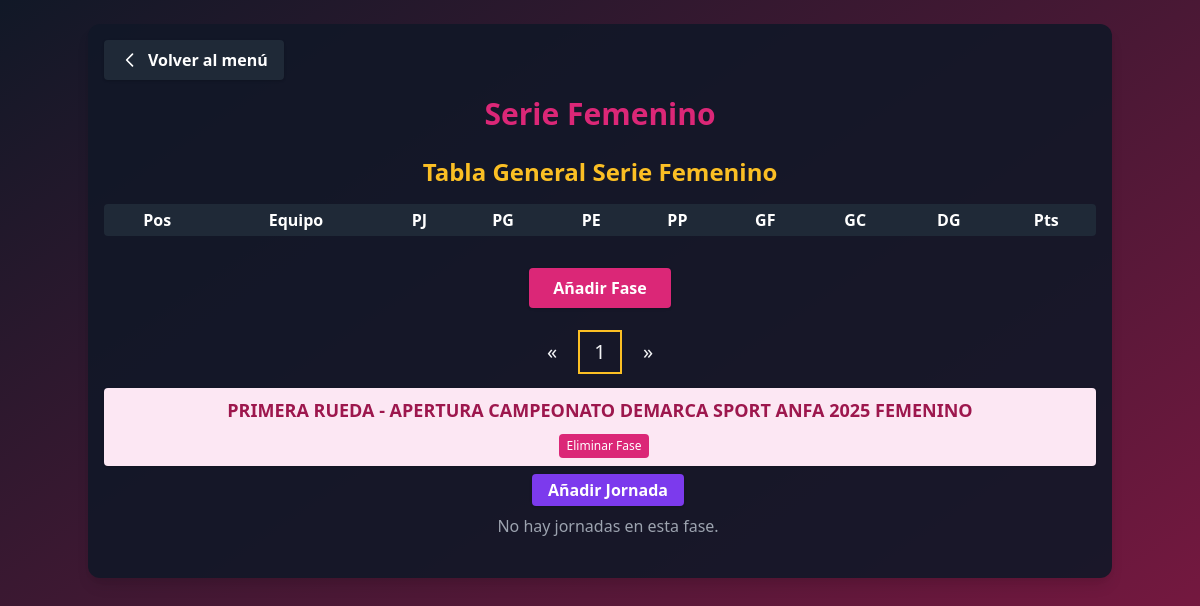
The app's page /serie_femenino/ (signed in) with its own data.
### app_main/models.py (models this page shows, shortened)
class Fase(models.Model):
    nombre = models.CharField(max_length=100, unique=True)

### app_main/views.py (the view, shortened to what this page needs)
# urls.py: path('serie_femenino/', views.serie_femenino, name='serie_femenino'),
def serie_femenino(request):
    fases = Fase.objects.filter(nombre__icontains="FEMENINO").prefetch_related('jornadas__partidos_femenino')
    clubes = Clubes.objects.all()
    jornadas = Jornada.objects.all()
    tablero_general = calcular_tablero_general_femenino()
    return render(request, 'serie_femenino.html', {
        'fases': fases,
        'clubes': clubes,
        'jornadas': jornadas,
        'estado_choices': SerieFemenino.ESTADO_PARTIDO_CHOICES,
        'tablero_general': tablero_general,
    })

### app_main/views.py (called while the page is built, shortened)
def calcular_tablero_general_femenino():
    from collections import defaultdict
    stats = defaultdict(lambda: {
        'equipo': None, 'PJ': 0, 'PG': 0, 'PE': 0, 'PP': 0, 'GF': 0, 'GC': 0, 'DG': 0, 'Pts': 0
    })
    for equipo_id in stats:
        stats[equipo_id]['DG'] = stats[equipo_id]['GF'] - stats[equipo_id]['GC']
    clasificacion = sorted(
        stats.values(),
        key=lambda x: (x['Pts'], x['DG'], x['GF']),
        reverse=True
    )
    return clasificacion

### app_main/templates/serie_femenino.html (shortened to what this page needs)
<!DOCTYPE html>
<html>
<head>
    <link href="https://cdn.jsdelivr.net/npm/tailwindcss@2.2.19/dist/tailwind.min.css" rel="stylesheet"/>
</head>
<body class="bg-gradient-to-br from-gray-900 to-pink-900 min-h-screen text-gray-100">
    <div class="container mx-auto p-4 bg-gray-900 bg-opacity-90 rounded-xl shadow-lg mt-6">
        <div class="flex items-center mb-4">
            <a href="{% url 'menu' %}" class="bg-gray-800 hover:bg-gray-700 text-white font-bold py-2 px-4 rounded shadow transition flex items-center">
                <svg class="w-5 h-5 mr-2" fill="none" stroke="currentColor" stroke-width="2" viewBox="0 0 24 24">
                    <path stroke-linecap="round" stroke-linejoin="round" d="M15 19l-7-7 7-7" />
                </svg>
                Volver al menú
            </a>
        </div>
        <h1 class="text-3xl font-extrabold text-pink-600 mb-6 text-center drop-shadow">Serie Femenino</h1>
        <h2 class="text-2xl font-bold text-center text-yellow-400 mb-4">Tabla General Serie Femenino</h2>
        <div class="w-full mb-8">
            <div class="overflow-x-auto">
                <table class="min-w-full bg-gray-800 text-white rounded">
                    <thead>
                        <tr>
                            <th class="px-2 py-1">Pos</th>
                            <th class="px-2 py-1">Equipo</th>
                            <th class="px-2 py-1">PJ</th>
                            <th class="px-2 py-1">PG</th>
                            <th class="px-2 py-1">PE</th>
                            <th class="px-2 py-1">PP</th>
                            <th class="px-2 py-1">GF</th>
                            <th class="px-2 py-1">GC</th>
                            <th class="px-2 py-1">DG</th>
                            <th class="px-2 py-1">Pts</th>
                        </tr>
                    </thead>
                </table>
            </div>
        </div>
        {% if user.is_authenticated %}
        <form method="post" class="mb-6 flex justify-center">
            <button type="submit" name="add_fase" value="1" class="bg-pink-600 hover:bg-pink-700 text-white font-bold py-2 px-6 rounded shadow transition">Añadir Fase</button>
        </form>
        {% endif %}
        {% if fases %}
        <div class="flex justify-center mb-4">
            <button type="button" id="fase-prev-btn" class="fase-pagination-btn" aria-label="Anterior">&laquo;</button>
            {% for fase in fases %}
                <button type="button" class="fase-pagination-btn" data-fase-index="{{ forloop.counter0 }}">{{ forloop.counter }}</button>
            {% endfor %}
            <button type="button" id="fase-next-btn" class="fase-pagination-btn" aria-label="Siguiente">&raquo;</button>
        </div>
        {% endif %}
        <div id="fases-container">
        {% for fase in fases %}
            <div class="fase-page{% if forloop.first %} active{% endif %}" data-fase-index="{{ forloop.counter0 }}">
                <div class="bg-pink-100 text-pink-800 font-bold rounded px-4 py-2 flex flex-col items-center justify-center mb-2 shadow">
                    <span class="text-lg text-center w-full">{{ fase.nombre }}</span>
                    {% if user.is_authenticated %}
                    <div class="flex items-center justify-center mt-2">
                        <form method="post" style="display:inline;">
                            <button type="submit" name="delete_fase" value="{{ fase.id }}" class="ml-2 bg-pink-600 hover:bg-pink-700 text-white rounded px-2 py-1 text-xs" onclick="return confirm('¿Eliminar esta fase y todas sus jornadas y partidos?')">
                                Eliminar Fase
                            </button>
                        </form>
                    </div>
                    {% endif %}
                </div>
                <div class="ml-4 mb-6">
                    {% if user.is_authenticated %}
                    <form method="post" class="mb-2 flex items-center gap-2 justify-center">
                        <button type="submit" name="add_jornada" value="1" class="bg-purple-600 hover:bg-purple-700 text-white font-bold py-1 px-4 rounded shadow transition">Añadir Jornada</button>
                    </form>
                    {% endif %}
                    {% for jornada in fase.jornadas.all %}
                        <div class="bg-purple-100 text-purple-800 font-semibold rounded px-3 py-1 flex flex-col items-center justify-center mb-1 shadow">
                            <span class="text-base text-center w-full">{{ jornada.nombre }}</span>
                            {% if user.is_authenticated %}
                            <div class="flex items-center justify-center mt-2">
                                <form method="post" style="display:inline;">
                                    {% csrf_token %}
                                    <button type="submit" name="delete_jornada" value="{{ jornada.id }}" class="ml-2 bg-purple-600 hover:bg-purple-700 text-white rounded px-2 py-1 text-xs" onclick="return confirm('¿Eliminar esta jornada y todos sus partidos?')">
                                        Eliminar Jornada
                                    </button>
                                </form>
                                <button type="button" onclick="openModal('{{ jornada.id }}')" class="ml-2 bg-green-600 hover:bg-green-700 text-white rounded px-2 py-1 text-xs">Añadir Partido</button>
                            </div>
                            {% endif %}
                        </div>
                        <form method="post" class="mb-4">
                            {% csrf_token %}
                            <div class="overflow-x-auto">
                            <table class="min-w-full text-xs md:text-sm bg-gray-800 rounded shadow">
                                <thead>
                                    <tr>
                                        <th class="px-2 py-1 bg-purple-900">Local</th>
                                        <th class="px-2 py-1 bg-purple-900">EP_LOCAL</th>
                                        <th class="px-2 py-1 bg-purple-900">G_Local</th>
                                        <th class="px-2 py-1 bg-red-900">VS</th>
                                        <th class="px-2 py-1 bg-pink-900">G_Visita</th>
                                        <th class="px-2 py-1 bg-pink-900">EP_VISITA</th>
                                        <th class="px-2 py-1 bg-pink-900">Visita</th>
                                        <th class="px-2 py-1 bg-gray-900">Hora</th>
                                        <th class="px-2 py-1 bg-gray-900">Fecha</th>
                                        <th class="px-2 py-1 bg-gray-900">Cancha</th>
                                        <th class="px-2 py-1 bg-gray-900">Turno</th>
                                        <th class="px-2 py-1 bg-gray-900">Libre</th>
                                        {% if user.is_authenticated %}
                                        <th class="px-2 py-1 bg-gray-900">Acciones</th>
                                        {% endif %}
                                    </tr>
                                </thead>
                                <tbody>
                                    {% for sh in jornada.partidos_femenino.all %}
                                    <tr id="jornada-{{ jornada.id }}-partido-{{ sh.id }}">
                                        <input type="hidden" name="id_{{ sh.id }}" value="{{ sh.id }}">
                                        <td class="text-center text-white bg-purple-800 bg-opacity-50">{{ sh.equipo_local.club }}</td>
                                        <td class="text-center text-white bg-purple-800 bg-opacity-50">{{ sh.estado_partido_local }}</td>
                                        <td class="bg-purple-800 bg-opacity-50">
                                            {% if user.is_authenticated %}
                                            <input type="number" name="goles_local_{{ sh.id }}" value="{{ sh.goles_local }}" min="0" class="bg-gray-900 text-white rounded w-16 px-1">
                                            {% else %}
                                            <span class="text-center text-white">{{ sh.goles_local }}</span>
                                            {% endif %}
                                        </td>
                                        <td class="text-center text-white bg-red-800 bg-opacity-50 font-bold">VS</td>
                                        <td class="bg-pink-800 bg-opacity-50">
                                            {% if user.is_authenticated %}
                                            <input type="number" name="goles_visita_{{ sh.id }}" value="{{ sh.goles_visita }}" min="0" class="bg-gray-900 text-white rounded w-16 px-1">
                                            {% else %}
                                            <span class="text-center text-white">{{ sh.goles_visita }}</span>
                                            {% endif %}
                                        </td>
                                        <td class="text-center text-white bg-pink-800 bg-opacity-50">{{ sh.estado_partido_visita }}</td>
                                        <td class="text-center text-white bg-pink-800 bg-opacity-50">{{ sh.equipo_visita.club }}</td>
                                        <td class="text-center text-white bg-gray-800 bg-opacity-50">{{ sh.horario }}</td>
                                        <td class="text-center text-white bg-gray-800 bg-opacity-50">{{ sh.fecha|date:'Y-m-d' }}</td>
                                        <td class="text-center text-white bg-gray-800 bg-opacity-50">{{ sh.cancha }}</td>
                                        <td class="text-center text-white bg-gray-800 bg-opacity-50">{{ sh.turno }}</td>
                                        <td class="text-center text-white bg-gray-800 bg-opacity-50">{{ sh.libre }}</td>
                                        {% if user.is_authenticated %}
                                        <td class="bg-gray-800 bg-opacity-50">
                                            <button type="submit" name="delete_row" value="{{ sh.id }}" class="bg-red-600 hover:bg-red-700 text-white rounded px-2 py-1 text-xs" onclick="return confirm('¿Eliminar este partido?')">Eliminar</button>
                                            <button type="button" onclick="openEditModal('{{ sh.id }}', '{{ sh.equipo_local.id }}', '{{ sh.equipo_visita.id }}', '{{ sh.horario|time:'H:i' }}', '{{ sh.fecha|date:'Y-m-d' }}', '{{ sh.cancha }}', '{{ sh.turno }}', '{{ sh.libre }}')" class="bg-yellow-600 hover:bg-yellow-700 text-white rounded px-2 py-1 text-xs ml-1">Editar</button>
                                        </td>
                                        {% endif %}
                                    </tr>
                                    {% empty %}
                                    <tr><td colspan="{% if user.is_authenticated %}13{% else %}12{% endif %}" class="text-center text-gray-400">No hay partidos en esta jornada.</td></tr>
                                    {% endfor %}
                                </tbody>
                            </table>
                            </div>
                            {% if user.is_authenticated %}
                            <button type="submit" class="mt-2 bg-green-600 hover:bg-green-700 text-white font-bold py-1 px-4 rounded shadow transition">Guardar Cambios</button>
                            {% endif %}
                        </form>
                    {% empty %}
                        <div class="text-gray-400 mb-4 text-center">No hay jornadas en esta fase.</div>
                    {% endfor %}
                </div>
            </div>
        {% empty %}
            <div class="text-gray-400 text-center">No hay fases creadas.</div>
        {% endfor %}
        </div>
    </div>
</body>
</html>

### app_main/templates/serie_femenino.html (style rules this page uses)
.fase-page { display: none; }
.fase-page.active { display: block; }
.fase-pagination-btn { @apply bg-pink-600 hover:bg-pink-700 text-white font-bold rounded-lg shadow transition; width: 2.5rem; height: 2.5rem; min-width: 2.5rem; min-height: 2.5rem; display: flex; align-items: center; justify-content: center; margin: 0 0.25rem; font-size: 1.25rem; border: 2px solid transparent; box-sizing: border-box; }
.fase-pagination-btn.active { @apply bg-yellow-400 text-pink-900 border-yellow-500; border-width: 2px; box-shadow: 0 0 0 2px #fbbf24; }

### records on screen
Fase: nombre "PRIMERA RUEDA - APERTURA CAMPEONATO DEMARCA SPORT ANFA 2025 FEMENINO", {{ fase.id }} 33 (drawn)
